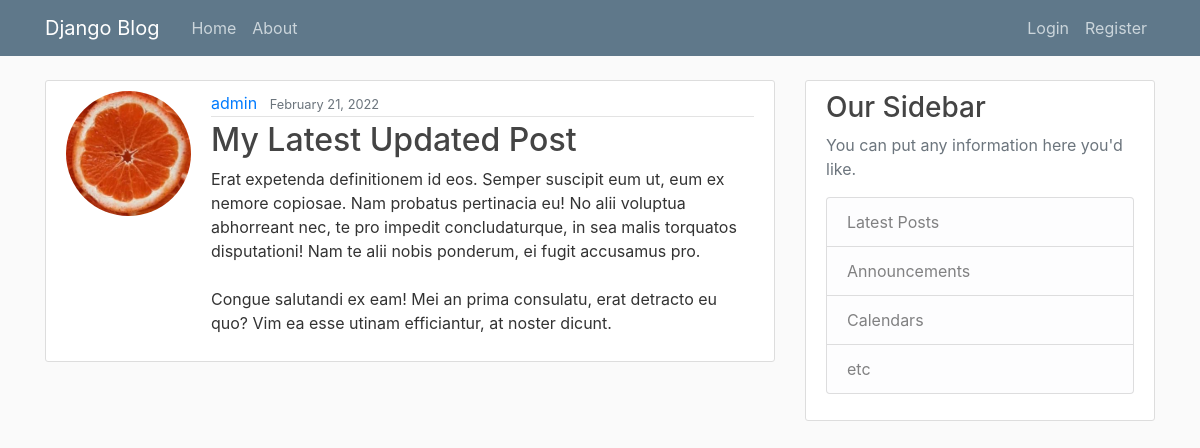
Page /posts/33/ on the committed database.
### blog/models.py (models this page shows, shortened)
class Post(models.Model):
    title = models.CharField(max_length = 100)
    content = models.TextField()
    date_posted = models.DateTimeField(default=timezone.now)
    author = models.ForeignKey(User, on_delete =models.CASCADE)

### users/models.py (models this page shows, shortened)
class Profile(models.Model):
    user = models.OneToOneField(User, on_delete=models.CASCADE)
    image = models.ImageField(default='default.jpg', upload_to='Profile_pics')

### blog/views.py (the view)
# urls.py: path('posts/<int:pk>/', PostDetailView.as_view(), name='blog-detail'),
class PostDetailView(DetailView):
    model = Post

### blog/templates/blog/post_detail.html (shortened to what this page needs)
{% extends "blog/base.html" %}
{% block content %}
  <article class="media content-section">
    <img src="{{ object.author.profile.image.url }}" class="rounded-circle account-img">
    <div class="media-body">
      <div class="article-metadata flaot:right">
        <a class="mr-2" href="{% url 'user-posts' object.author.username %}">{{ object.author }}</a>
        <small class="text-muted">{{ object.date_posted|date:"F d, o" }}</small>
      </div>
      <h2 class="article-title">{{ object.title }}</h2>
      <p class="article-content">{{ object.content }}</p>
    </div>
  </article>
{% endblock %}

### blog/static/blog/main.css (style rules this page uses)
body { background: #fafafa; color: #333333; margin-top: 5rem; }
h1, h2, h3, h4, h5, h6 { color: #444444; }
.content-section { background: #ffffff; padding: 10px 20px; border: 1px solid #dddddd; border-radius: 3px; margin-bottom: 20px; }
.article-title { color: #444444; }
.article-content { white-space: pre-line; }
.article-metadata { padding-bottom: 1px; margin-bottom: 4px; border-bottom: 1px solid #e3e3e3 }
.account-img { height: 125px; width: 125px; margin-right: 20px; margin-bottom: 16px; }

### rows in the picture
Post: author.profile.image (placeholder picture), author "admin", date_posted "February 21, 2022", title "My Latest Updated Post", content "Erat expetenda definitionem id eos. Semper suscipit eum ut, eum ex nemore copiosae. Nam probatus pertinacia eu! No alii voluptua abhorreant nec, te pro impedit concludaturque, in sea malis torquatos disputationi! Nam te alii nobis ponderum, ei fugit accusamus pro. Congue salutandi ex eam! Mei an prima consulatu, erat detracto eu quo? Vim ea esse utinam efficiantur, at noster dicunt."
